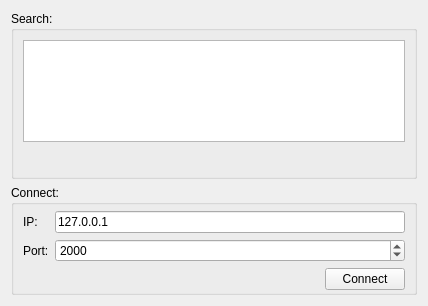
<?xml version="1.0" encoding="UTF-8"?>
<ui version="4.0">
 <class>ConnectionWidget</class>
 <widget class="QWidget" name="ConnectionWidget">
  <property name="geometry">
   <rect>
    <x>0</x>
    <y>0</y>
    <width>428</width>
    <height>306</height>
   </rect>
  </property>
  <property name="windowTitle">
   <string>Form</string>
  </property>
  <layout class="QVBoxLayout" name="verticalLayout">
   <item>
    <widget class="QGroupBox" name="gbSearch">
     <property name="sizePolicy">
      <sizepolicy hsizetype="Preferred" vsizetype="Preferred">
       <horstretch>0</horstretch>
       <verstretch>0</verstretch>
      </sizepolicy>
     </property>
     <property name="title">
      <string>Search:</string>
     </property>
     <layout class="QVBoxLayout" name="verticalLayout_2">
      <property name="spacing">
       <number>2</number>
      </property>
      <item>
       <widget class="QTableView" name="lvItems">
        <property name="editTriggers">
         <set>QAbstractItemView::NoEditTriggers</set>
        </property>
        <property name="selectionMode">
         <enum>QAbstractItemView::SingleSelection</enum>
        </property>
        <property name="selectionBehavior">
         <enum>QAbstractItemView::SelectRows</enum>
        </property>
        <attribute name="horizontalHeaderStretchLastSection">
         <bool>true</bool>
        </attribute>
       </widget>
      </item>
      <item>
       <layout class="QHBoxLayout" name="horizontalLayout_2">
        <item>
         <spacer name="horizontalSpacer_2">
          <property name="orientation">
           <enum>Qt::Horizontal</enum>
          </property>
          <property name="sizeHint" stdset="0">
           <size>
            <width>40</width>
            <height>20</height>
           </size>
          </property>
         </spacer>
        </item>
        <item>
         <widget class="QToolButton" name="tbSearch">
          <property name="text">
           <string/>
          </property>
          <property name="icon">
           <iconset resource="transfer.qrc">
            <normaloff>:/Refresh.png</normaloff>:/Refresh.png</iconset>
          </property>
          <property name="autoRaise">
           <bool>true</bool>
          </property>
         </widget>
        </item>
       </layout>
      </item>
     </layout>
    </widget>
   </item>
   <item>
    <widget class="QGroupBox" name="groupBox">
     <property name="title">
      <string>Connect:</string>
     </property>
     <layout class="QFormLayout" name="formLayout">
      <property name="topMargin">
       <number>6</number>
      </property>
      <property name="bottomMargin">
       <number>2</number>
      </property>
      <item row="0" column="0">
       <widget class="QLabel" name="lblIp">
        <property name="text">
         <string>IP:</string>
        </property>
       </widget>
      </item>
      <item row="0" column="1">
       <widget class="QLineEdit" name="lineEdit">
        <property name="text">
         <string>127.0.0.1</string>
        </property>
       </widget>
      </item>
      <item row="1" column="0">
       <widget class="QLabel" name="lblPort">
        <property name="text">
         <string>Port:</string>
        </property>
       </widget>
      </item>
      <item row="1" column="1">
       <widget class="QSpinBox" name="spinBox">
        <property name="minimum">
         <number>1500</number>
        </property>
        <property name="maximum">
         <number>9999</number>
        </property>
        <property name="value">
         <number>2000</number>
        </property>
       </widget>
      </item>
      <item row="2" column="1">
       <layout class="QHBoxLayout" name="horizontalLayout">
        <item>
         <spacer name="horizontalSpacer">
          <property name="orientation">
           <enum>Qt::Horizontal</enum>
          </property>
          <property name="sizeHint" stdset="0">
           <size>
            <width>40</width>
            <height>20</height>
           </size>
          </property>
         </spacer>
        </item>
        <item>
         <widget class="QPushButton" name="pbConnect">
          <property name="text">
           <string>Connect</string>
          </property>
         </widget>
        </item>
       </layout>
      </item>
      <item row="2" column="0">
       <widget class="QLabel" name="label">
        <property name="text">
         <string/>
        </property>
       </widget>
      </item>
     </layout>
    </widget>
   </item>
  </layout>
 </widget>
 <resources>
  <include location="transfer.qrc"/>
 </resources>
 <connections/>
</ui>
